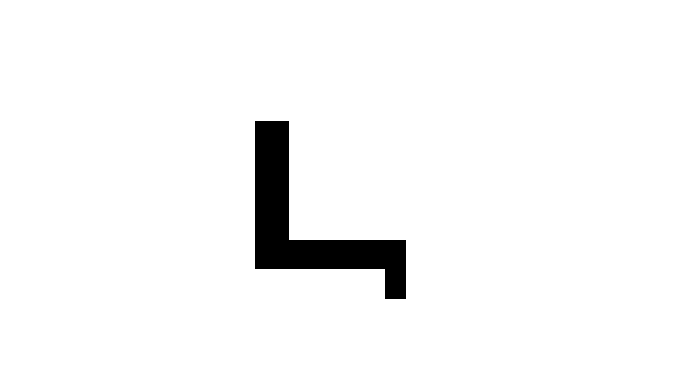
#> input picture SPER/proiect/map1.png, 683 x 384 px
$ python main.py
#> lines starting #> are read from the running program, lines starting #| are printed output that depends on the picture; after the words box and inside, x2 and y2 are one past the last pixel; in counts of white or black regions, pixels touching at a corner belong together
import numpy as np
import matplotlib.pyplot as plt
from PIL import Image

# Load the map image
map_image = Image.open("map1.png").convert("L")
#> map_image: PIL image 683x384 L; 96.5% white; 1 black region, box (x1, y1, x2, y2) and area: (255, 121, 406, 299) 9055
map_array = np.array(map_image)

# Define the start and goal points
start = (50, 50)
goal = (350, 350)

# RRT algorithm implementation
class RRT:
    def __init__(self, start, goal, map_array):
        self.start = start
        self.goal = goal
        self.map_array = map_array
        self.tree = {}
        self.tree[start] = None

    def generate_random_point(self):
        x = np.random.randint(0, self.map_array.shape[1])
        y = np.random.randint(0, self.map_array.shape[0])
        return x, y

    def get_nearest_node(self, point):
        distances = np.linalg.norm(np.array(list(self.tree.keys())) - np.array(point), axis=1)
        nearest_node = list(self.tree.keys())[np.argmin(distances)]
        return nearest_node

    def steer(self, from_node, to_node, step_size):
        direction = np.array(to_node) - np.array(from_node)
        distance = np.linalg.norm(direction)
        if distance > step_size:
            direction = direction / distance * step_size
        new_node = tuple(np.array(from_node) + direction.astype(int))
        return new_node

    def is_collision_free(self, from_node, to_node):
        line_points = self.bresenham_line(from_node, to_node)
        for point in line_points:
            if self.map_array[point[1], point[0]] != 255:
                return False
        return True

    def bresenham_line(self, from_node, to_node):
        x0, y0 = from_node
        x1, y1 = to_node
        dx = abs(x1 - x0)
        dy = abs(y1 - y0)
        sx = 1 if x0 < x1 else -1
        sy = 1 if y0 < y1 else -1
        line_points = []
        err = dx - dy

        while True:
            line_points.append((x0, y0))
            if x0 == x1 and y0 == y1:
                break
            e2 = 2 * err
            if e2 > -dy:
                err -= dy
                x0 += sx
            if e2 < dx:
                err += dx
                y0 += sy
        return line_points

    def find_path(self, max_iter=1000, step_size=10):
#> called with max_iter = 1000, step_size = 10
        for _ in range(max_iter):
            random_point = self.generate_random_point()
            nearest_node = self.get_nearest_node(random_point)
            new_node = self.steer(nearest_node, random_point, step_size)

            if self.is_collision_free(nearest_node, new_node):
                self.tree[new_node] = nearest_node
                if np.linalg.norm(np.array(new_node) - np.array(self.goal)) < step_size:
                    self.tree[self.goal] = new_node
                    break

    def plot_tree(self):
        plt.imshow(self.map_array, cmap="gray")
        for node in self.tree:
            if self.tree[node]:
                plt.plot([node[0], self.tree[node][0]], [node[1], self.tree[node][1]], "b", linewidth=1)
        plt.scatter(*self.start, color="green", label="Start")
        plt.scatter(*self.goal, color="red", label="Goal")

        path = []
        node = self.goal
        while node != self.start:
            path.append(node)
            node = self.tree[node]

        for i in range(len(path) - 1):
            plt.plot([path[i][0], path[i + 1][0]], [path[i][1], path[i + 1][1]], "r", linewidth=2)

        plt.legend()
        plt.show()
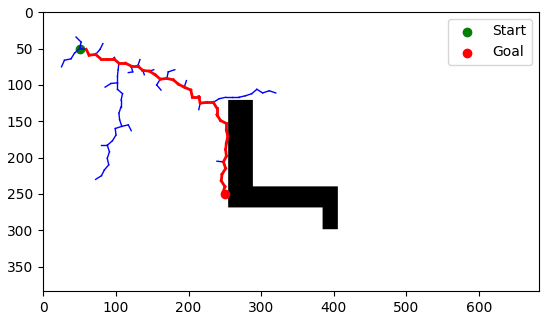
#> figure drawn by matplotlib, 1 panel


map_image = Image.open("map1.png").convert("L")

map_array = np.array(map_image)

start = (50, 50)

goal = (250, 250)

# Create an instance of RRT and find the path
rrt = RRT(start, goal, map_array)
rrt.find_path()

# Plot the resulting path
rrt.plot_tree()

$ run again, with SPER/proiect/map2.png copied over SPER/proiect/map1.png
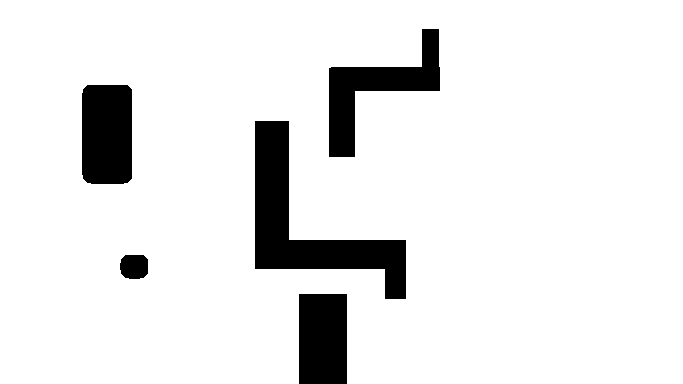
#> input picture SPER/proiect/map2.png, 683 x 384 px
#> map_image: PIL image 683x384 L; 90.9% white; 5 black regions, box (x1, y1, x2, y2) and area: (255, 121, 406, 299) 9055, (329, 29, 440, 157) 5024, (82, 85, 132, 184) 4877, (299, 294, 347, 384) 4320, (120, 255, 148, 279) 599
#> in plot_tree, `plt.show()`:
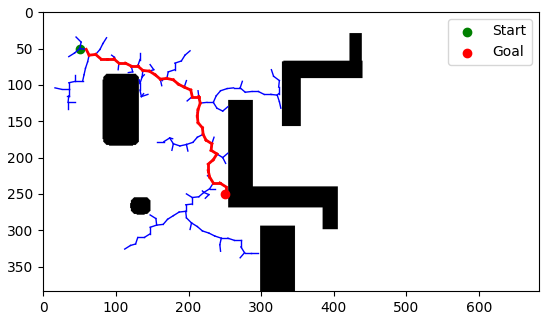
#> figure drawn by matplotlib, 1 panel
